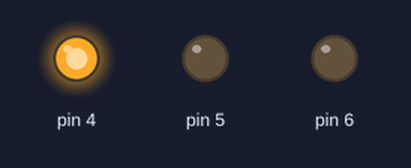
The sketch below on a simulated Arduino Uno, built with avr-gcc and run on an emulated ATmega328P. Shown: output pins drawn as LEDs (lit = HIGH).

Above: at 2.5 s.
At 7.5 s:
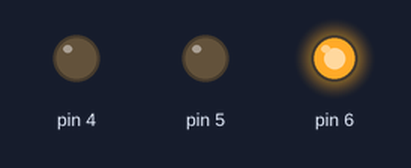
At 10.5 s:
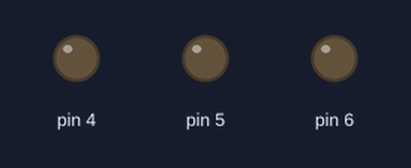
Timing chart, 0 to 14.3 s (numbered marks = the images above):
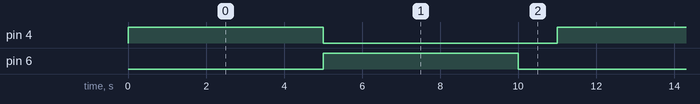

The sketch:

codigo_semafaro.ino
```cpp
// C++ code
//
void setup()
{
  pinMode(4, OUTPUT);
  pinMode(6, OUTPUT);
  pinMode(5, OUTPUT);
}

void loop()
{
  digitalWrite(4, HIGH);
  delay(5000); // Wait for 5000 millisecond(s)
  digitalWrite(4, LOW);
  digitalWrite(6, HIGH);
  delay(5000); // Wait for 5000 millisecond(s)
  digitalWrite(6, LOW);
  delay(1000); // Wait for 1000 millisecond(s)
  digitalWrite(5, HIGH);
  digitalWrite(5, LOW);
}
```

Measured:
- by itself, pin 4, pin 6: alternates HIGH for 5.0 s and LOW for 6.0 s
- by itself, everything shown: repeats every 11.0 s, in 3 steps
